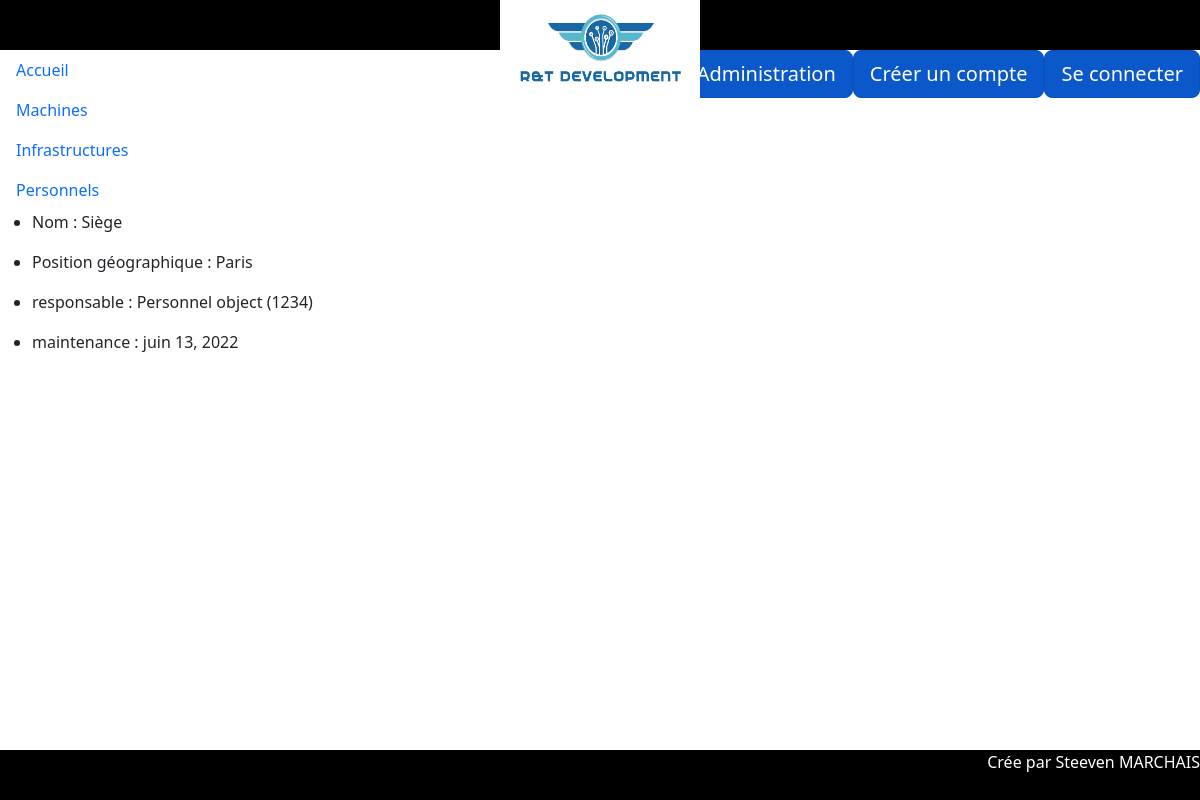
/infrastructures/infrastructures/Siège, run on the app's committed database.
### infrastructures/models.py (models this page shows)
class Infrastructures(models.Model):
    nom = models.CharField(max_length=15, primary_key = True)
    position = models.CharField(max_length=200)
    responsable = models.BigIntegerField()
    responsable=models.ForeignKey(Personnel, null=True, on_delete=models.SET_NULL)
    date_de_maintenance = models.DateField(default = datetime.now())

### personnels/models.py (models this page shows)
class Personnel(models.Model):
    secu = models.BigIntegerField(
                primary_key= True,
                )
    nom = models.CharField(
                max_length=15)
    prenom = models.CharField(
                max_length=15)
    machine_perso = models.SmallIntegerField(
                )
    lieu_travail = models.CharField(
                max_length=15)
    date_de_maintenance = models.DateField(default = datetime.now())

### infrastructures/views.py (the view)
# urls.py: path('infrastructures/<pk>', views.infra_detail, name='infra-detail'),
def infra_detail(request, pk):
	infra = get_object_or_404 (Infrastructures, nom=pk)
	context={'infra': infra}
	return render(request, 'infrastructures/infra_detail.html', context)

### templates/infrastructures/infra_detail.html
{% extends "main.html" %}
{% block content %}
<ul>
    <li><p>Nom : {{infra.nom}} </p></li>
    <li><p>Position géographique : {{infra.position}}</p></li>
    <li><p>responsable : {{infra.responsable}}</p></li>
    <li><p>maintenance : {{infra.date_de_maintenance}}</p></li>
</ul>
{% endblock %}

### static/css/style.css (style rules this page uses)
body { height: 100%; text-align: center; }

### data on the page
Infrastructures: nom "Siège", position "Paris", responsable "Personnel object (1234)", date_de_maintenance "juin 13, 2022"
